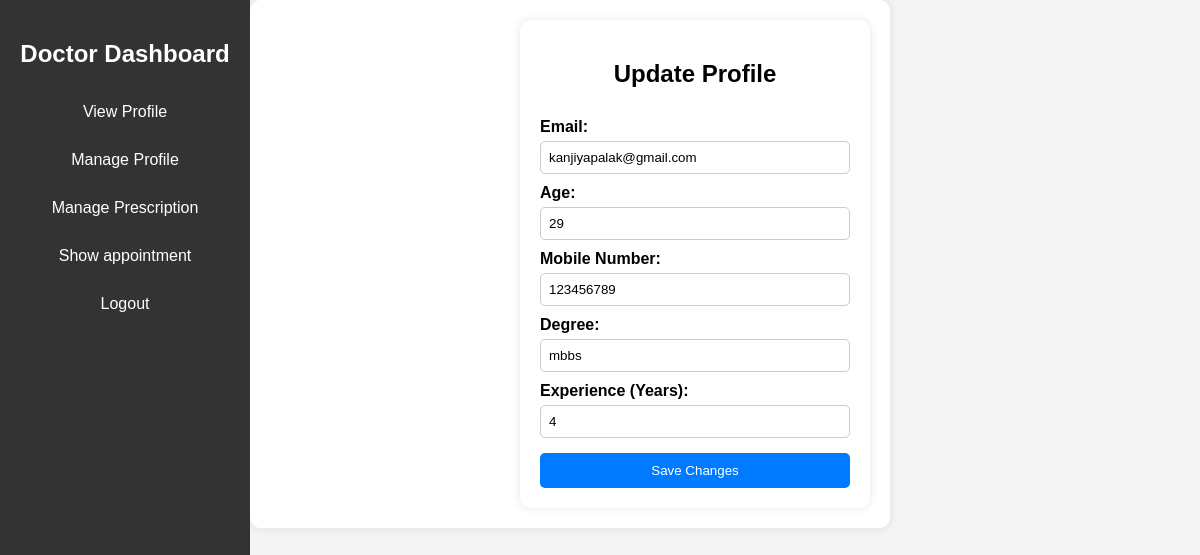
Screenshot of /update_profile/ (signed in) with the database file from the repository.
### patient_history/models.py (models this page shows, shortened)
class Doctor(models.Model):
    user = models.OneToOneField(settings.AUTH_USER_MODEL, on_delete=models.CASCADE, null=True)
    doctor_id = models.AutoField(primary_key=True)
    username = models.CharField(max_length=100, unique=True)
    email = models.EmailField(unique=True)
    degree = models.CharField(max_length=200, blank=True)
    age = models.IntegerField(null=True, blank=True)
    experience = models.IntegerField(null=True, blank=True)
    mobile_number = models.CharField(max_length=15, blank=True,null=True)  # Removed null=True
    gender = models.CharField(max_length=9, blank=True)

### patient_history/views.py (the view, shortened to what this page needs)
# urls.py: path('update_profile/', update_profile, name='update_profile'),
@login_required
def update_profile(request):
    doctor = request.user.doctor  # Fetch the logged-in doctor's record
    return render(request, 'update_profile.html', {'doctor': doctor})

### templates/update_profile.html (shortened to what this page needs)
{% extends "doctor_dashboard.html" %}
{% load static %}
{% block content %}
<link rel="stylesheet" href="{% static 'css/update_profile.css' %}">
<div class="container">
    <h2>Update Profile</h2>
    <form method="POST">
        <label>Email:</label>
        <input type="email" name="email" value="{{ doctor.email }}" required>
        <label>Age:</label>
        <input type="number" name="age" value="{{ doctor.age }}" required>
        <label>Mobile Number:</label>
        <input type="text" name="mobile_number" value="{{ doctor.mobile_number }}" required>
        <label>Degree:</label>
        <input type="text" name="degree" value="{{ doctor.degree }}" required>
        <label>Experience (Years):</label>
        <input type="number" name="experience" value="{{ doctor.experience }}" required>
        <button type="submit">Save Changes</button>
    </form>
</div>
{% endblock %}

### static/css/navbar.css (style rules this page uses)
body { font-family: Arial, sans-serif; margin: 0; padding: 0; background-color: #f4f4f4; }

### static/css/update_profile.css (style rules this page uses)
.container { margin-left: 250px; padding: 20px; max-width: 600px; background: #fff; border-radius: 10px; box-shadow: 0px 0px 10px rgba(0, 0, 0, 0.1); }
h2 { text-align: center; margin-bottom: 20px; }
form { display: flex; flex-direction: column; }
label { margin-top: 10px; font-weight: bold; }
input { padding: 8px; margin-top: 5px; border: 1px solid #ccc; border-radius: 5px; }
button { margin-top: 15px; padding: 10px; background-color: #007bff; color: white; border: none; cursor: pointer; border-radius: 5px; }

### rows the page displays
Doctor: email "kanjiyapalak@gmail.com", age "29", mobile_number "123456789", degree "mbbs", experience "4"
